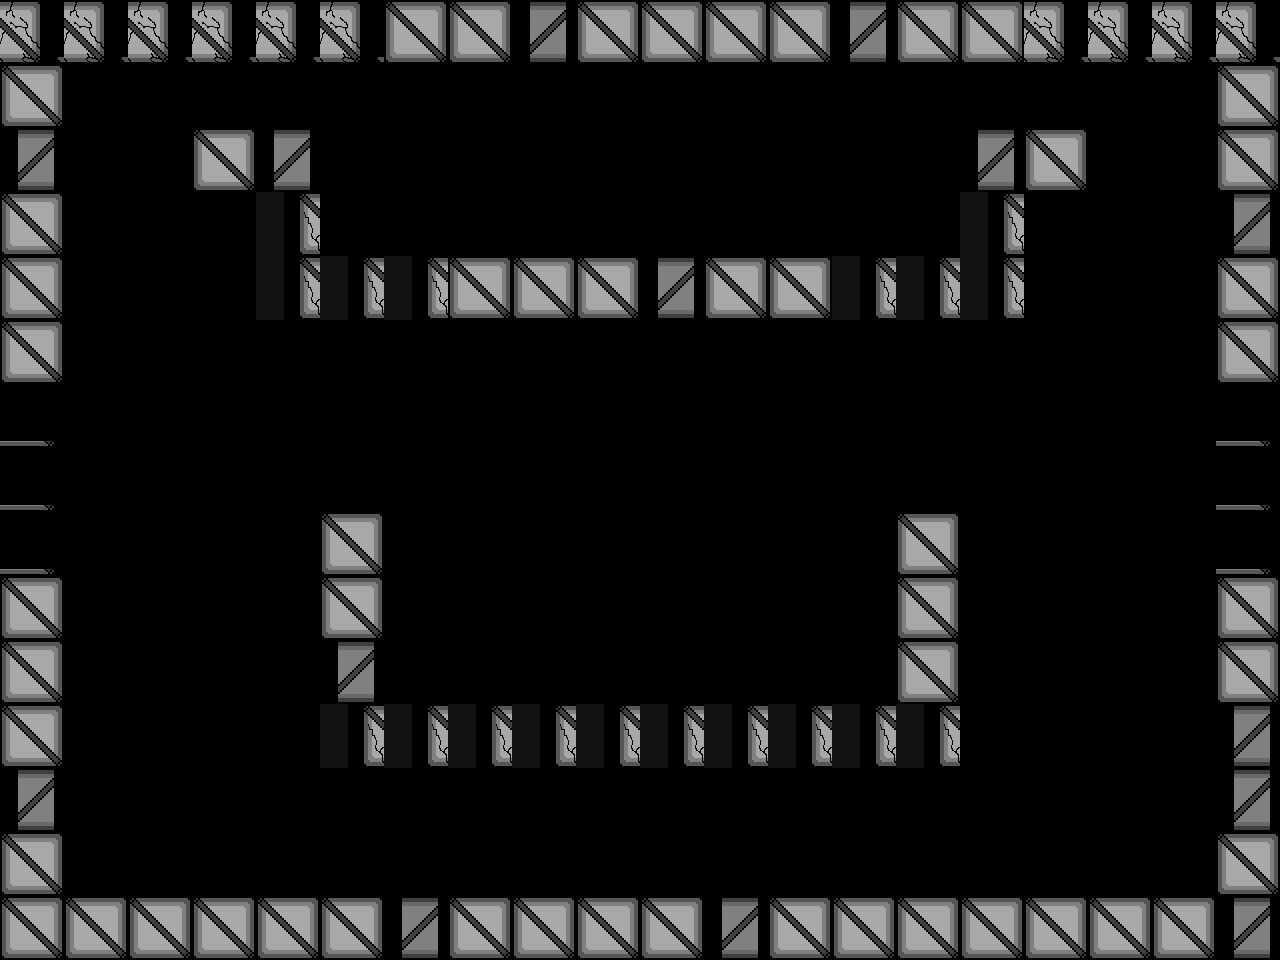

A level layout from a 2D game, rendered from its tile map. Below: a short description, then the map file with tile-grid data replaced by summaries:
An orthogonal 20x15 tile map with 64x64 px tiles, 1 tile layer (Tile Layer 2) and 6 objects (3x Assassin, ScrollingBackground, Player, HealthUp).

<map version="1.0" tiledversion="1.1.1" orientation="orthogonal" renderorder="right-down" width="20" height="15" tilewidth="64" tileheight="64" infinite="0" nextobjectid="100">
 <properties>
  <property name="assassin" value="assets/assasin_rightLeftSpritesheet.png" />
  <property name="backgroundEasy" value="assets/backgroundEasy.png" />
  <property name="backgroundHard" value="assets/backgroundHard.png" />
  <property name="backgroundMedium" value="assets/backgroundMedium.png" />
  <property name="boss" value="assets/boss.png" />
  <property name="bossexplosion" value="assets/bossexplosion.png" />
  <property name="damageUp" value="assets/metalBoxCoin.png" />
  <property name="explosion" value="assets/explosion.png" />
  <property name="firingRateUp" value="assets/metalBoxCoin.png" />
  <property name="healthUp" value="assets/metalBoxHeart.png" />
  <property name="largeexplosion" value="assets/largeexplosion.png" />
  <property name="loading" value="assets/loading.png" />
  <property name="moveSpeedUp" value="assets/metalBoxCoin.png" />
  <property name="newborn" value="assets/newborn_spritesheet(h54_w62).png" />
  <property name="player" value="assets/playerSpriteSheetTemp.png" />
  <property name="reward" value="assets/reward1.png" />
  <property name="smallexplosion" value="assets/smallexplosion.png" />
  <property name="uno" value="assets/uno_Static.png" />
 </properties>
 <tileset firstgid="1" name="blocks1" tilewidth="64" tileheight="64" tilecount="14" columns="14">
  <image source="blocks1.png" width="900" height="64" />
 </tileset>
 <objectgroup color="#00ff00" name="Object Layer 1">
  <object id="59" name="Background" type="ScrollingBackground" x="0" y="0" width="64" height="64">
   <properties>
    <property name="numFrames" value="1" />
    <property name="textureHeight" value="960" />
    <property name="textureID" value="backgroundEasy" />
    <property name="textureWidth" value="1280" />
   </properties>
  </object>
  <object id="55" name="Player1" type="Player" x="621.817" y="556.701" width="34" height="64">
   <properties>
    <property name="numFrames" value="6" />
    <property name="textureHeight" value="60" />
    <property name="textureID" value="player" />
    <property name="textureWidth" value="34" />
   </properties>
  </object>
  <object id="89" name="Assassin1" type="Assassin" x="144.742" y="642.136" width="99" height="99">
   <properties>
    <property name="numFrames" value="4" />
    <property name="textureHeight" value="100" />
    <property name="textureID" value="assassin" />
    <property name="textureWidth" value="100" />
   </properties>
  </object>
  <object id="97" name="HealthUp" type="HealthUp" x="609.333" y="800" width="64" height="64">
   <properties>
    <property name="numFrames" value="1" />
    <property name="textureHeight" value="64" />
    <property name="textureID" value="healthUp" />
    <property name="textureWidth" value="64" />
   </properties>
  </object>
  <object id="98" name="Assassin1" type="Assassin" x="1038.5" y="658.5" width="99" height="99">
   <properties>
    <property name="numFrames" value="4" />
    <property name="textureHeight" value="100" />
    <property name="textureID" value="assassin" />
    <property name="textureWidth" value="100" />
   </properties>
  </object>
  <object id="99" name="Assassin1" type="Assassin" x="583.833" y="122.5" width="99" height="99">
   <properties>
    <property name="numFrames" value="4" />
    <property name="textureHeight" value="100" />
    <property name="textureID" value="assassin" />
    <property name="textureWidth" value="100" />
   </properties>
  </object>
 </objectgroup>
 <layer name="Tile Layer 2" width="20" height="15">
  <properties>
   <property name="collidable" value="" />
  </properties>
  <data>[300 cells, 100 non-empty, 5 distinct tile ids]</data>
 </layer>
</map>
